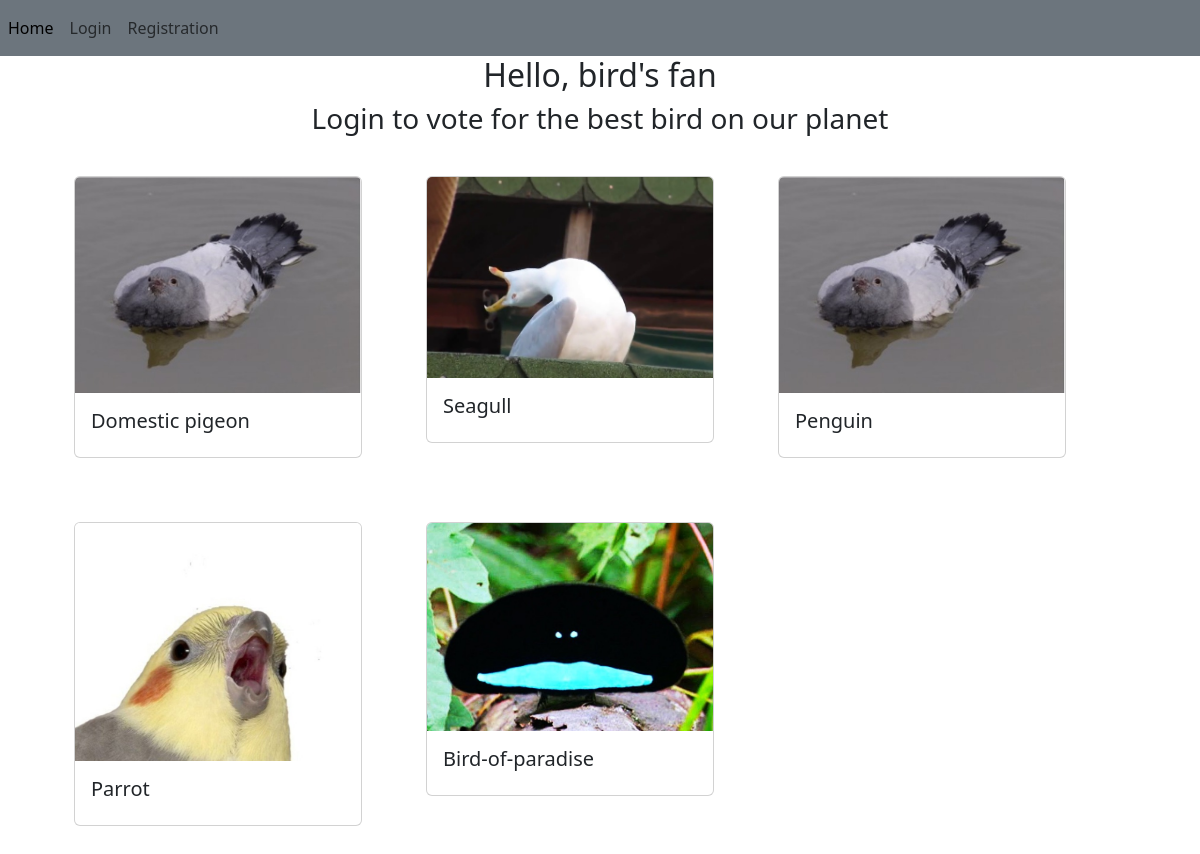
The app's page /, older data.
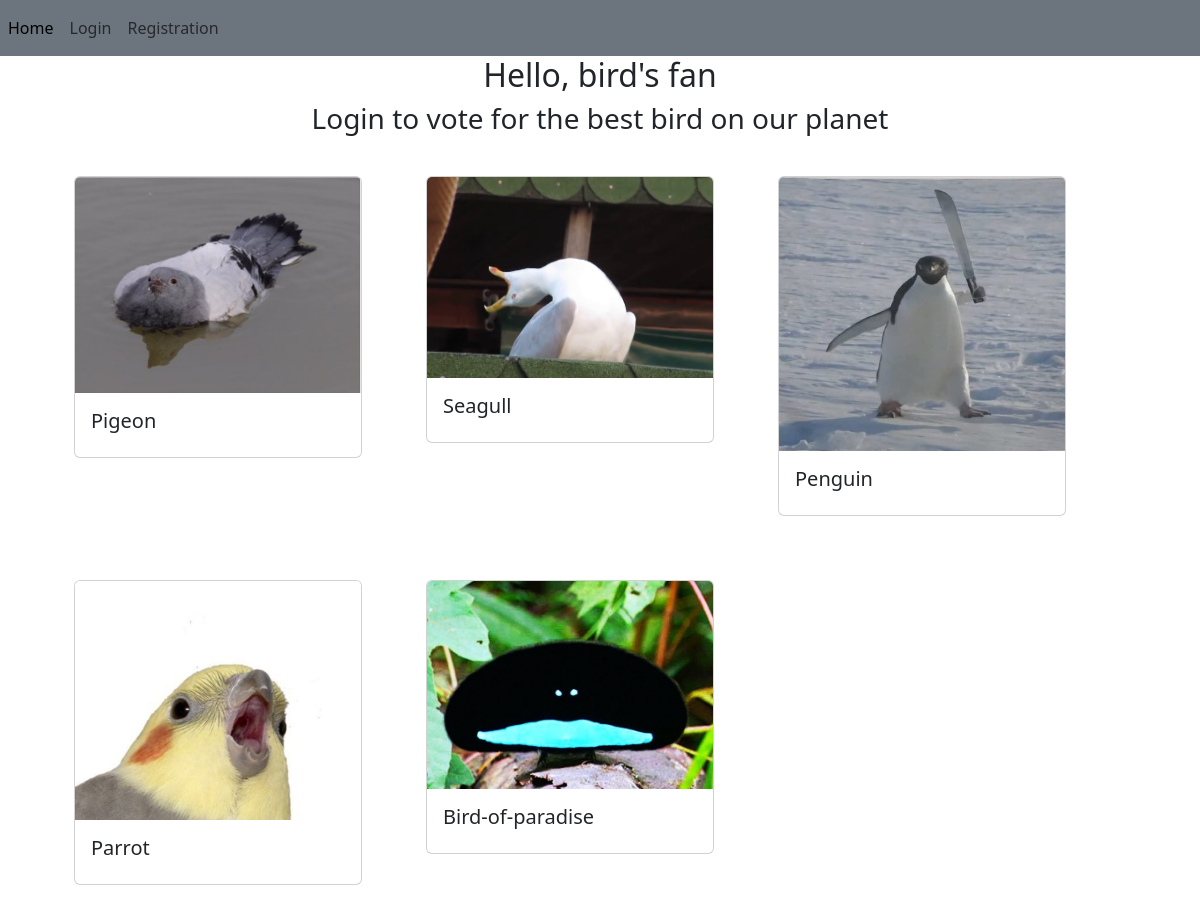
The same page, newer data.
### app/models.py (models this page shows)
class Bird(db.Model):
    __tablename__ = "birds"
    id = db.Column(db.Integer, primary_key=True)
    species = db.Column(db.String(64), unique=True, nullable=False)
    info = db.Column(db.Text, nullable=False)
    image_path = db.Column(db.String(256), nullable=False)
    votes = db.relationship("Vote", backref="bird")

### app/main/views.py (the view)
@main.route("/", methods=["GET", "POST"])
def index():
    birds = None
    voted_bird = None
    try:
        user_id = User.query.filter_by(username=current_user.username).first().id
        user_id = User.query.filter_by(username=current_user.username).first().id
        bird_id = Vote.query.filter_by(user_id=user_id).first().bird_id
        voted_bird = Bird.query.filter_by(id=bird_id).first()
    except Exception:
        pass
    birds = Bird.query.all()
    return render_template("index.html", birds=birds, voted_bird=voted_bird)

### app/templates/index.html
{% extends "base.html" %}
{% block content %}
    {% if current_user.username and not voted_bird %}
        <div class="container-sm" style="text-align: center;">
            <h2>Make decision about the best bird on our planet</h2>
        </div>
    {% elif current_user.username and voted_bird %}
    {% else %}
        <div class="container-sm" style="text-align: center;">
            <h2>Hello, bird's fan</h2>
            <h3>Login to vote for the best bird on our planet</h3>
        </div>
    {% endif %}
    {% if current_user.username %}
        {% if not voted_bird %}
            <form action="/vote" method="post">
                <div class="container-sm" style="overflow: auto; width: 100%;">
                    {% for bird in birds %}
                        <div class="card" style="width: 18rem; float: left; margin: 2em;">
                            <img src="/static/birds_images/{{ bird.image_path }}" class="card-img-top">
                            <div class="card-body">
                                <div class="form-check">
                                    <input class="form-check-input" type="radio" name="vote" id="flexRadioDefault1" value="{{ bird.id }}">
                                    <label class="form-check-label" for="flexRadioDefault1">
                                        <h5 class="card-title">{{ bird.species }}</h5>
                                    </label>
                                </div>
                            </div>
                        </div>
                    {% endfor %}
                </div>
                <div class="container-sm"><button type="submit" class="btn btn-secondary" style="float: right; width: 150px; height: 50px;">Vote</button></div>
            </form>
        {% else %}
            <h2 style="text-align: center;">Thank you for your vote!</h2>
            <div class="container-sm" style="overflow: auto; width: 100%;">
                {% for bird in birds %}
                    <div class="card" style="width: 18rem; float: left; margin: 2em;">
                        <img src="/static/birds_images/{{ bird.image_path }}" class="card-img-top">
                        <div class="card-body">
                            <h5 class="card-title">{{ bird.species }}</h5>
                        </div>
                    </div>
                {% endfor %}
            </div>
        {% endif %}
    {% else %}
        <div class="container-sm" style="overflow: auto; width: 100%;">
            {% for bird in birds %}
                <div class="card" style="width: 18rem; float: left; margin: 2em;">
                    <img src="/static/birds_images/{{ bird.image_path }}" class="card-img-top">
                    <div class="card-body">
                        <h5 class="card-title">{{ bird.species }}</h5>
                    </div>
                </div>
            {% endfor %}
        </div>
    {% endif %}
{% endblock %}

Row changes from the older to the newer data that the page shows:
changed Bird: species "Domestic pigeon" → "Pigeon"
changed Bird "Penguin": image_path: a different picture
